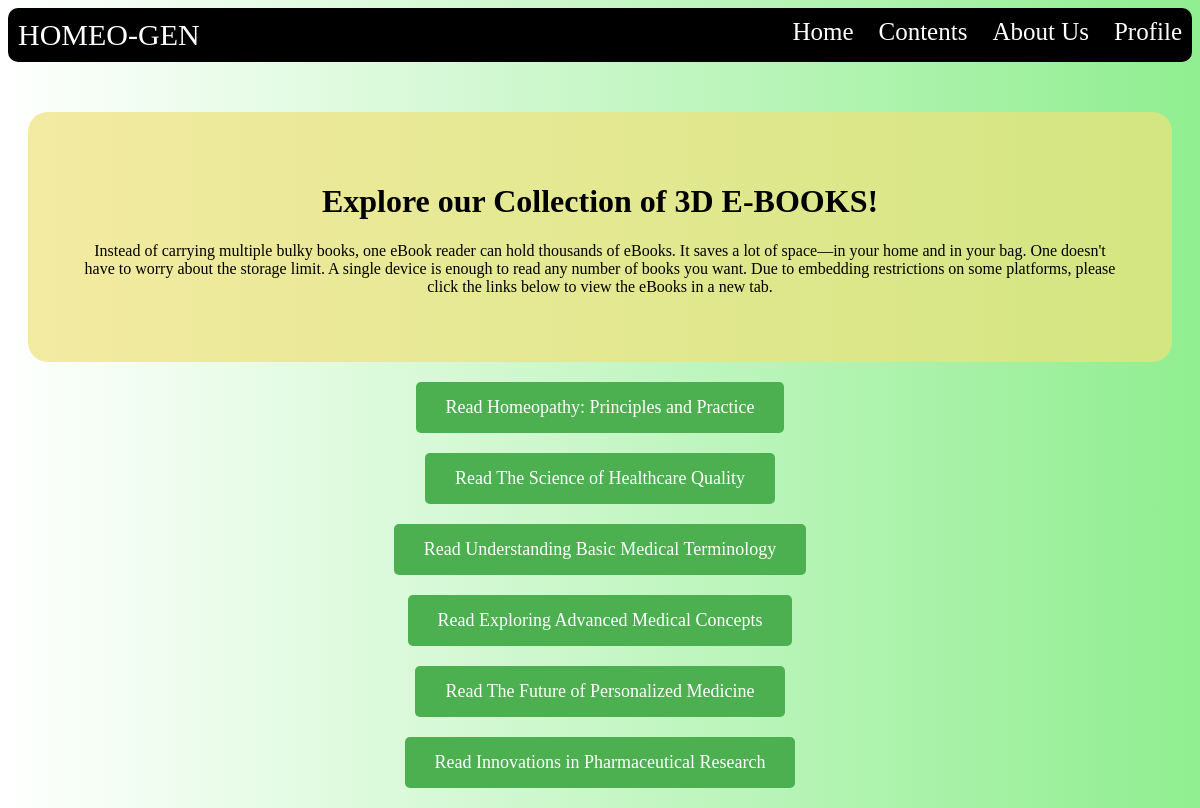
/ebooku.php, run on the app's committed database.
### tables this page shows
CREATE TABLE IF NOT EXISTS `ebooks` (
`id` int(11) NOT NULL,
  `ebook_url` varchar(255) NOT NULL,
  `ebook_title` varchar(255) NOT NULL
);

### ebooku.php (the view, shortened to what this page needs)
<!DOCTYPE html>
<html lang="en">
<head>
</head>
<body>
    <div class="d">
        <div class="left-text">HOMEO-GEN</div>
        <div>
            <a class="a" href="home.php">Home</a>
        </div>
        <div>
            <a class="a" href="gridpage.html">Contents</a>
        </div>
        <div>
            <a class="a" href="aboutus.pdf">About Us</a>
        </div>
        <div>
            <a class="a" href="account.php">Profile</a>
        </div>
    </div>
    <div class="info">
        <h1>Explore our Collection of 3D E-BOOKS!</h1>
        <p>Instead of carrying multiple bulky books, one eBook reader can hold thousands of eBooks. It saves a lot of space—in your home and in your bag. One doesn't have to worry about the storage limit. A single device is enough to read any number of books you want. Due to embedding restrictions on some platforms, please click the links below to view the eBooks in a new tab.</p>
    </div>
    <?php
    $servername = "localhost";
    $username = "root";
    $password = "";
    $dbname = "homeopathy";
    $conn = new mysqli($servername, $username, $password, $dbname);
    $sql = "SELECT ebook_url, ebook_title FROM ebooks";
    $result = $conn->query($sql);
    if ($result === false) {
        echo "Error executing query: " . $conn->error;
    } elseif ($result->num_rows > 0) {
        while($row = $result->fetch_assoc()) {
            $ebookUrl = $row["ebook_url"];
            $ebookTitle = $row["ebook_title"];
            echo '<div class="g">
                <a href="' . $ebookUrl . '" class="ebook-link" target="_blank">Read ' . htmlspecialchars($ebookTitle) . '</a>
            </div>';
        }
    } else {
        echo "<p>No ebooks found.</p>";
    }
    ?>
</body>
</html>

### ebooku.php (style rules this page uses)
.d { margin-bottom:50px; display: flex; gap:25px; background-color: black; padding: 10px; border-radius: 10px; justify-content: flex-end; }
.a { text-decoration: none; color:white; font-size: 25px; }
.left-text { color: white; font-size: 30px; margin-right: auto; }
body { background: linear-gradient(to left,lightgreen,white); }
.info { text-align: center; background-color: rgba(240, 226, 122, 0.699); border-radius: 20px; padding: 50px; margin: 20px; }
.g { margin: 20px auto; width: 80%; text-align: center; }
.ebook-link { display: inline-block; padding: 15px 30px; background-color: #4CAF50; color: white; text-decoration: none; border-radius: 5px; font-size: 18px; transition: background-color 0.3s ease; }

### data on the page
ebooks: ebook_title "Homeopathy: Principles and Practice"
ebooks: ebook_title "The Science of Healthcare Quality"
ebooks: ebook_title "Understanding Basic Medical Terminology"
ebooks: ebook_title "Exploring Advanced Medical Concepts"
ebooks: ebook_title "The Future of Personalized Medicine"
ebooks: ebook_title "Innovations in Pharmaceutical Research"
